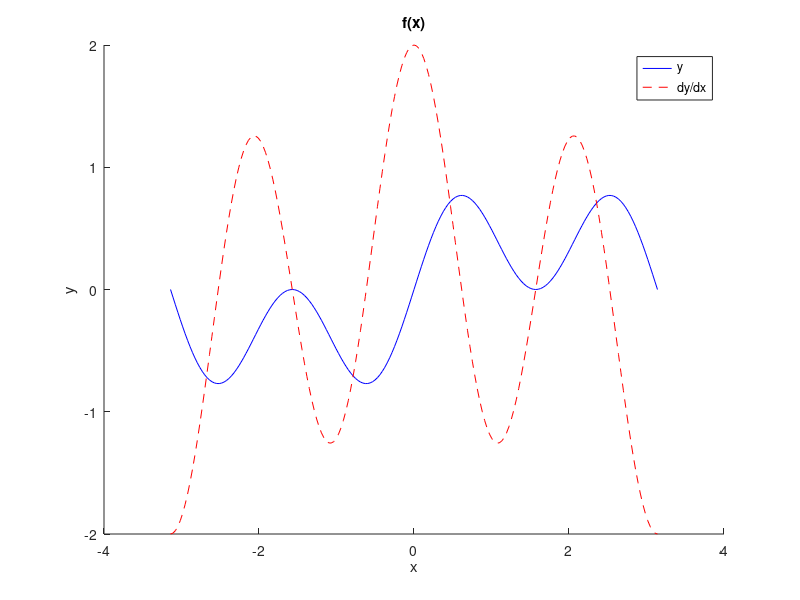

Write MATLAB code to recreate this figure.
xlabel('x');
ylabel('y');
title('f(x)');
hold on

x=-pi:pi/100:pi;
y=cos(x).*sin(2*x);
dy=(2.*cos(x).*cos(2.*x))-(sin(2.*x).*sin(x));

plot(x,y,'-b');
plot(x,dy,'--r');

legend('y','dy/dx');
hold off
